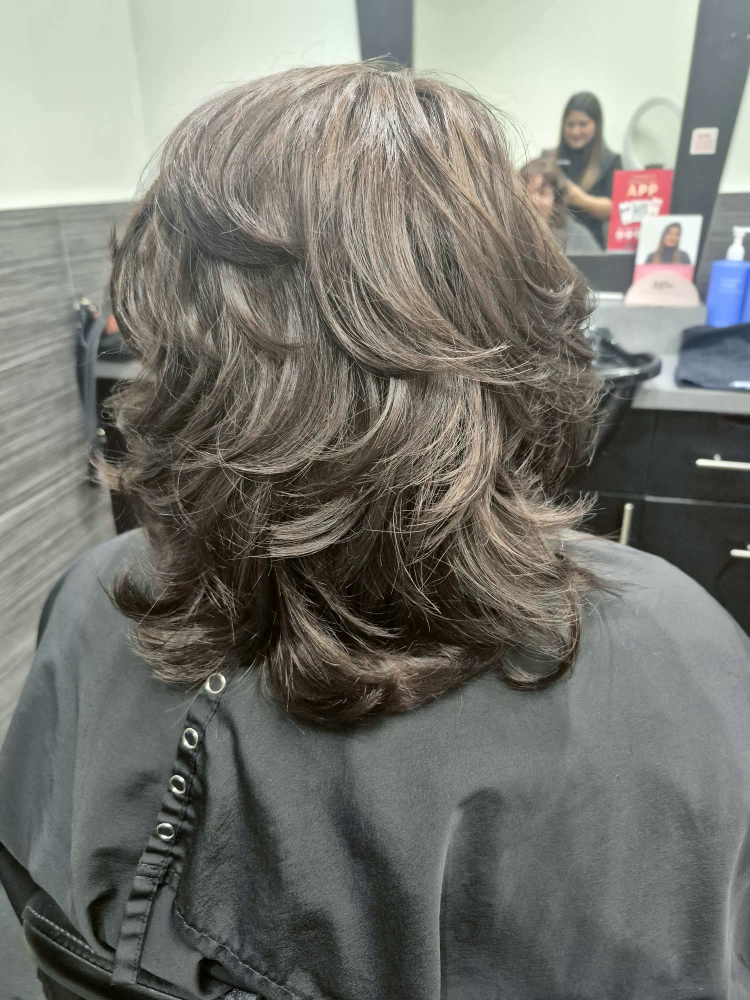
#> input picture Chatters_Videos/asma_layers_cut_style/src/p1.jpg, 1500 x 2000 px (shown at 1/2 size); its folder holds 4 pictures in this run
$ python build_video.py
#> lines starting #> are read from the running program, lines starting #| are printed output that depends on the picture; after the words box and inside, x2 and y2 are one past the last pixel; in counts of white or black regions, pixels touching at a corner belong together
#> further down, im is the input picture: PIL image 1500x2000 RGB; mean R, G, B 118.8, 119.7, 112.8
"""Asma layered cut & style reel, built to be hard to skip: 1080x1920, 30 fps, 92 BPM grid, silent master.

Hook (gene research 2026-11-20 + house style): frame 1 is already moving (tight crop on the layers whipping out to
the full shape) under the serif title, then four half-beat cuts in the first 3 s, beat punches, a flash accent at the
drop, and the last shot lands on the hook framing so the replay loops seamlessly.
6 after photos (1500x2000), same mall-light grade. Privacy: mirror reflection of a stylist + poster face (p1) and
"$25" signage (p5, p6) are blurred on the source; p5/p6 crops stop before the client's profile. Zoom <= 1.6x.
"""
import math
import os
import subprocess
import sys

from PIL import Image, ImageDraw, ImageFilter

D = os.path.dirname(os.path.abspath(__file__))
sys.path.insert(0, os.path.expanduser(
    "~/.claude/skills/synced/aaa4054b-393e-49a4-a4aa-cf26603f340c_09a11075-96da-4ac6-a038-39dc0a7b9638/chatters-house-style/scripts"))
import house_titles as ht  # noqa: E402

W, H, FPS, BPM = 1080, 1920, 30, 92
BEAT = 60 / BPM
SOFTEN = {1: [(1000, 250, 1500, 720)],
          5: [(60, 600, 280, 820), (1290, 480, 1500, 660)],
          6: [(80, 520, 250, 680), (1320, 480, 1500, 640)]}
BOUNDS = {1: (0, 1180, 0), 5: (430, 1500, 0), 6: (420, 1500, 0)}  # (xmin, xmax, ymin): keep the client's profile out
MIN_CW = W / 1.6


def soften(img, boxes):
    blurred = img.filter(ImageFilter.GaussianBlur(40))
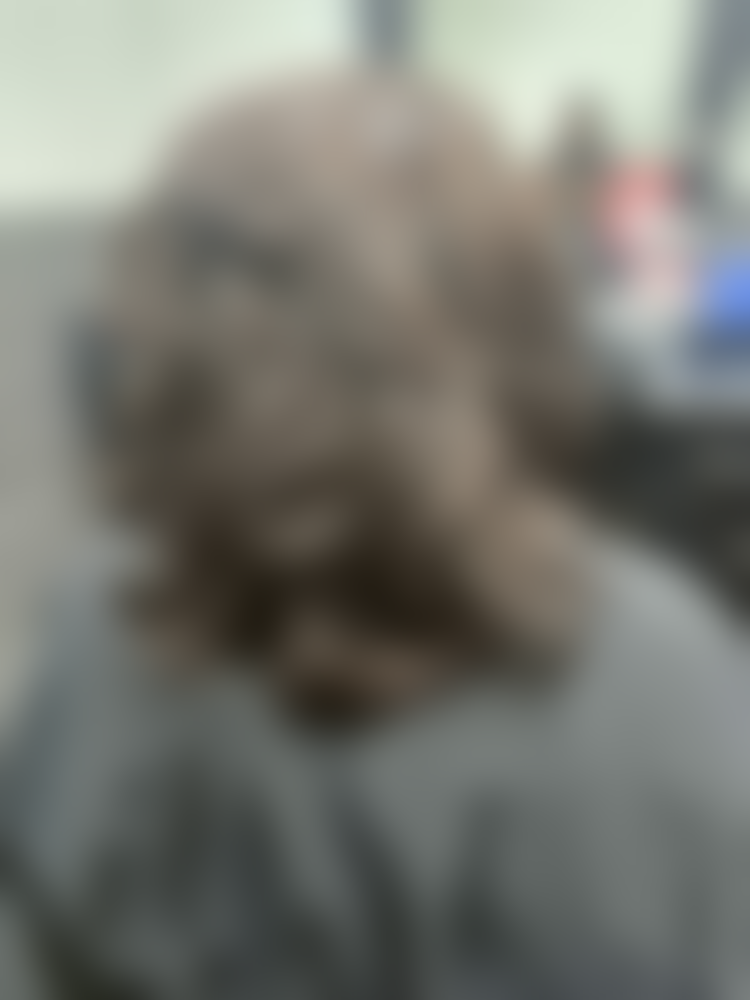
#> blurred: PIL image 1500x2000 RGB (shown at 1/2 size); mean R, G, B 118.8, 119.7, 112.8
    mask = Image.new("L", img.size, 0)
#> mask: PIL image 1500x2000 L; every value is 0
    for b in boxes:
        ImageDraw.Draw(mask).rectangle(b, fill=255)
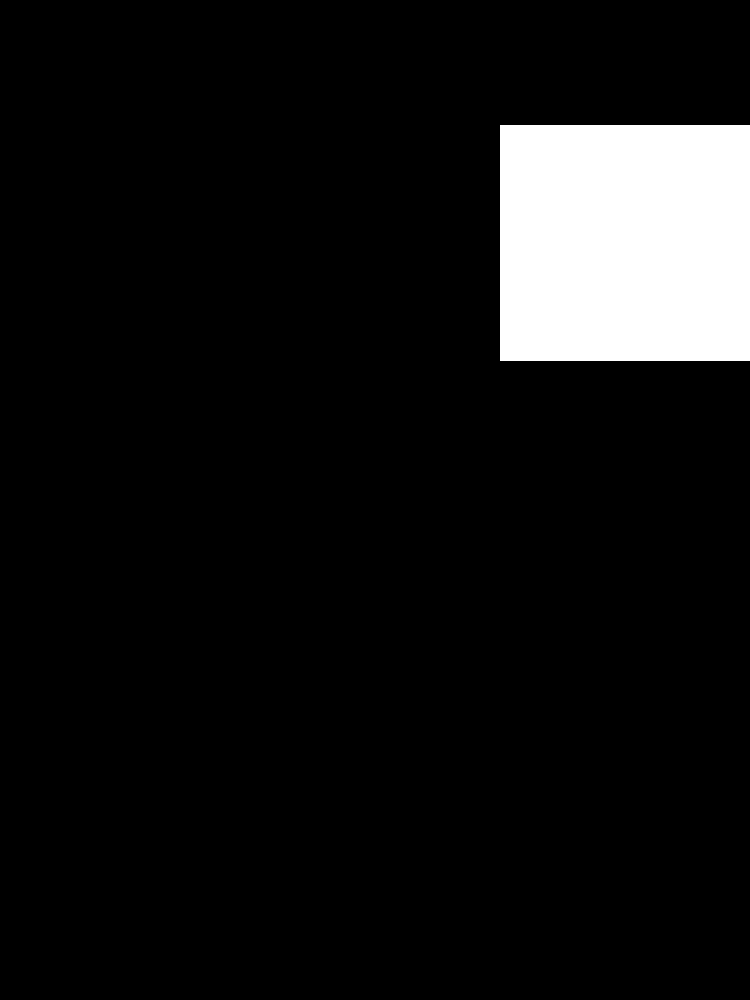
#> mask: PIL image 1500x2000 L (shown at 1/2 size); 7.8% white; 1 white region, box (x1, y1, x2, y2) and area: (1000, 250, 1500, 721) 235500
    return Image.composite(blurred, img, mask.filter(ImageFilter.GaussianBlur(14)))
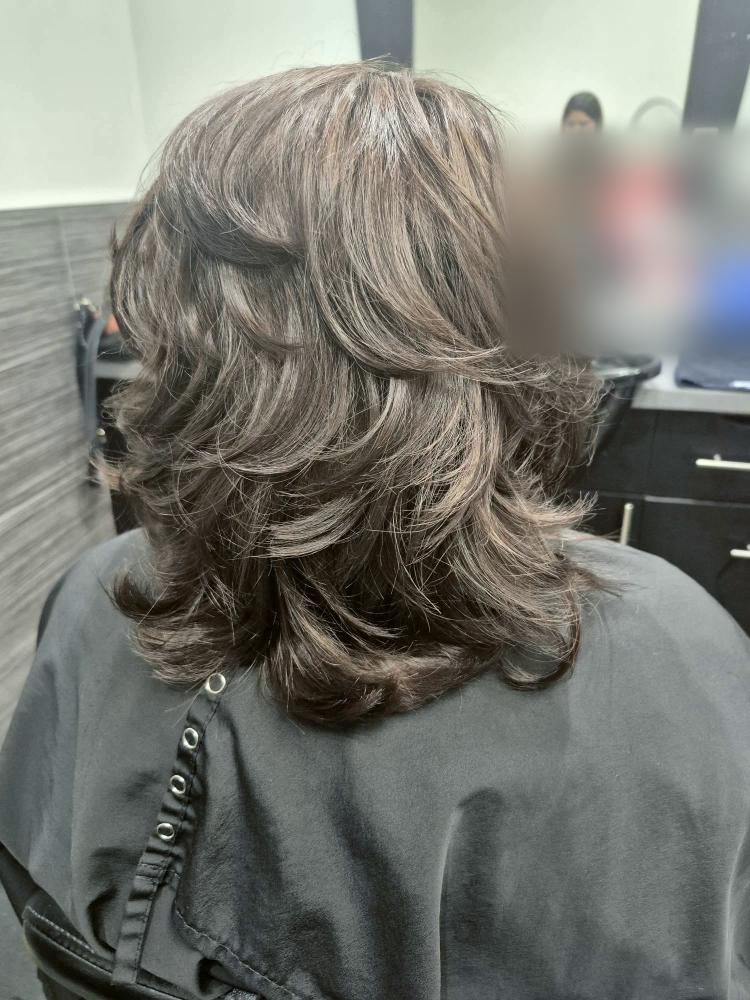
#> returned value: PIL image 1500x2000 RGB (shown at 1/2 size); mean R, G, B 118.8, 119.7, 112.8


P = {}
for i in range(1, 7):
#> (the run stopped early here; a loop or call above may not have finished)
